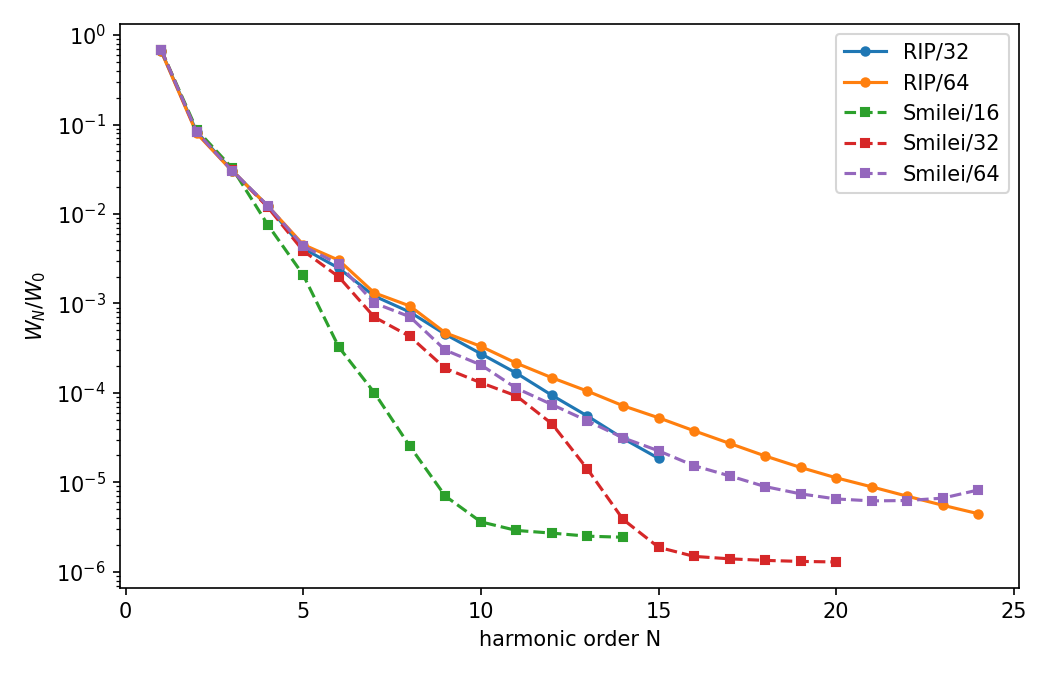

The script that saved this image:
"""Oblique HHG benchmark, resolution series: band energies of several reflected spectra (bench/hhg_oblique/README.md).

    python bench/hhg_oblique/convergence.py --a0 2 --waist 2 --tau 13 RIP/32=out_rip32/xflux/spectrum_left.txt \
        RIP/64=out_rip64/xflux/spectrum_left.txt Smilei/32=spectrum_smilei.txt ... [--nmax 20] [--png conv.png]

Each spectrum is a two-column file (omega/omega0, S = pi dW/domega) as written by tools/xflux.py (VLPL) or
smilei/compare_smilei.py (Smilei). The energy in each band [N - 1/2, N + 1/2] is divided by the incident energy W0 of
the analytic Gaussian beam (as compare.py). Bands above the Nyquist frequency of a run are left empty.
"""
import argparse
import numpy as np
from compare import bands


def main():
    p = argparse.ArgumentParser()
    p.add_argument("spectra", nargs="+", help="label=file")
    p.add_argument("--a0", type=float, required=True)
    p.add_argument("--waist", type=float, required=True, help="um")
    p.add_argument("--tau", type=float, required=True, help="fs, FWHM of the intensity")
    p.add_argument("--lambda0", type=float, default=0.8, help="um")
    p.add_argument("--nmax", type=int, default=20)
    p.add_argument("--png")
    a = p.parse_args()
    k0 = 2 * np.pi / a.lambda0
    w0, tau = a.waist * k0, a.tau * 1e-15 * 2.99792458e14 * k0
    W0 = 0.5 * a.a0 ** 2 * 0.5 * np.pi * w0 ** 2 * tau * np.sqrt(np.pi / (4 * np.log(2)))
    runs = []
    for item in a.spectra:
        label, path = item.split("=", 1)
        d = np.loadtxt(path, comments="#")
        w, s = d[:, 0], d[:, 1] / np.pi
        b = bands(w, s, a.nmax) / W0
        b[np.arange(1, a.nmax + 1) + 0.5 > w[-1]] = np.nan
        runs.append((label, w, s, b, np.trapezoid(s, w) / W0))
    print("# incident energy W0 = %.6g (code units); band energies / W0" % W0)
    print("# reflected fraction: " + ", ".join("%s %.4f" % (r[0], r[4]) for r in runs))
    print("# N  " + "".join("%12s" % r[0] for r in runs))
    for n in range(a.nmax):
        print("%3d  " % (n + 1) + "".join("%12.3e" % r[3][n] for r in runs))
    if a.png:
        import matplotlib
        matplotlib.use("Agg")
        import matplotlib.pyplot as plt
        fig, ax = plt.subplots(figsize=(7, 4.5))
        n = np.arange(1, a.nmax + 1)
        for r in runs:
            ax.semilogy(n, r[3], "o-" if r[0].startswith("RIP") else "s--", ms=4, label=r[0])
        ax.set_xlabel("harmonic order N")
        ax.set_ylabel(r"$W_N / W_0$")
        ax.legend()
        fig.tight_layout()
        fig.savefig(a.png, dpi=150)


if __name__ == "__main__":
    main()
